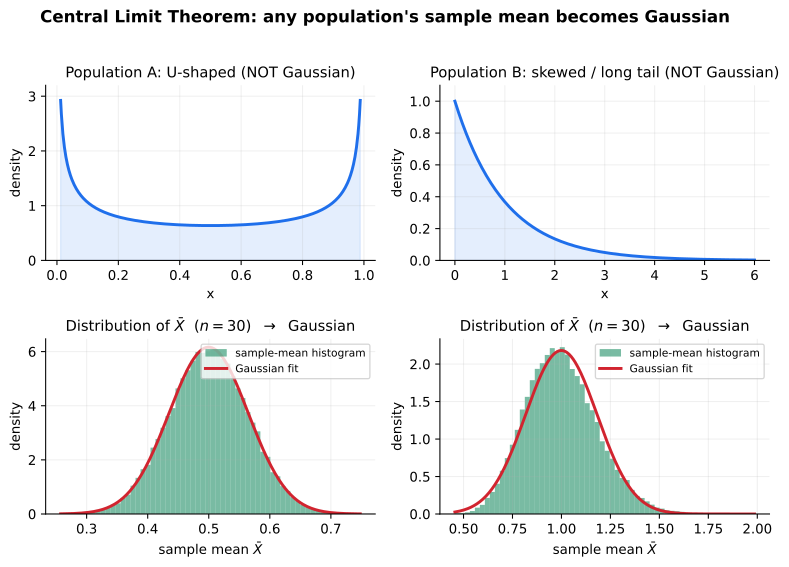

Write Python code to recreate this figure.
#!/usr/bin/env python3
"""Static figure for 17강 3기 16강 — the Central Limit Theorem punchline (lecture §10).

Two populations that are NOT bell-shaped at all (a U-shaped / arcsine population and a
heavily skewed exponential population) still produce a Gaussian when we repeatedly draw a
sample and plot the distribution of the *sample mean*. Renders next to itself as an SVG
embedded by the note.

Reproduce:  uv run --with matplotlib --with numpy python clt-sampling-distribution-03-season-16-10.py
"""
from pathlib import Path
import numpy as np
import matplotlib.pyplot as plt

OUT = Path(__file__).with_suffix(".svg")
rng = np.random.default_rng(7)

N_SAMPLES = 40000   # number of repeated samplings (each gives one sample mean)
SAMPLE_N = 30       # size of one sample (drawn from the population)

# --- Population 1: U-shaped (arcsine on [0,1]) — extreme, definitely not Gaussian ---
def draw_u(size):
    return np.sin(rng.uniform(0, np.pi / 2, size)) ** 2  # arcsine-distributed on [0,1]

# --- Population 2: exponential — heavily skewed, long right tail, finite variance (CLT holds) ---
# (A power-law with exponent in (2,3) is the lecture's CLT *exception*, so we use a
#  skewed-but-finite-variance population here to honestly show "non-bell -> Gaussian mean".)
LAM = 1.0
def draw_power(size):
    return rng.exponential(1.0 / LAM, size)

xs_u = np.linspace(0.012, 0.988, 400)                      # trim the singular endpoints
pdf_u = 1.0 / (np.pi * np.sqrt(xs_u * (1 - xs_u)))          # arcsine PDF (U-shape)

xs_p = np.linspace(0, 6, 400)
pdf_p = LAM * np.exp(-LAM * xs_p)                           # exponential PDF, skewed

# --- Sample means: repeat "draw a sample of SAMPLE_N, take its mean" many times ---
means_u = draw_u((N_SAMPLES, SAMPLE_N)).mean(axis=1)
means_p = draw_power((N_SAMPLES, SAMPLE_N)).mean(axis=1)


def gaussian(x, mu, sig):
    return np.exp(-0.5 * ((x - mu) / sig) ** 2) / (np.sqrt(2 * np.pi) * sig)


fig, axes = plt.subplots(2, 2, figsize=(8.4, 6.0))
POP = "#1f6feb"
MEAN = "#0b8457"
GAUSS = "#d1242f"

# top-left: U-shaped population
ax = axes[0, 0]
ax.plot(xs_u, pdf_u, color=POP, lw=2.2)
ax.fill_between(xs_u, pdf_u, color=POP, alpha=0.12)
ax.set_title("Population A: U-shaped (NOT Gaussian)", fontsize=11)
ax.set_xlabel("x"); ax.set_ylabel("density")
ax.set_ylim(0, 3.2)

# bottom-left: distribution of the sample mean for U-shaped
ax = axes[1, 0]
ax.hist(means_u, bins=60, density=True, color=MEAN, alpha=0.55,
        label="sample-mean histogram")
mu, sig = means_u.mean(), means_u.std()
g = np.linspace(means_u.min(), means_u.max(), 300)
ax.plot(g, gaussian(g, mu, sig), color=GAUSS, lw=2.2, label="Gaussian fit")
ax.set_title(r"Distribution of $\bar{X}$  ($n=%d$)  $\to$  Gaussian" % SAMPLE_N, fontsize=11)
ax.set_xlabel(r"sample mean $\bar{X}$"); ax.set_ylabel("density")
ax.legend(fontsize=8, loc="upper right")

# top-right: power-law population
ax = axes[0, 1]
ax.plot(xs_p, pdf_p, color=POP, lw=2.2)
ax.fill_between(xs_p, pdf_p, color=POP, alpha=0.12)
ax.set_title("Population B: skewed / long tail (NOT Gaussian)", fontsize=11)
ax.set_xlabel("x"); ax.set_ylabel("density")
ax.set_ylim(0, 1.1)

# bottom-right: distribution of the sample mean for power-law
ax = axes[1, 1]
ax.hist(means_p, bins=60, density=True, color=MEAN, alpha=0.55,
        label="sample-mean histogram")
mu, sig = means_p.mean(), means_p.std()
g = np.linspace(means_p.min(), means_p.max(), 300)
ax.plot(g, gaussian(g, mu, sig), color=GAUSS, lw=2.2, label="Gaussian fit")
ax.set_title(r"Distribution of $\bar{X}$  ($n=%d$)  $\to$  Gaussian" % SAMPLE_N, fontsize=11)
ax.set_xlabel(r"sample mean $\bar{X}$"); ax.set_ylabel("density")
ax.legend(fontsize=8, loc="upper right")

fig.suptitle("Central Limit Theorem: any population's sample mean becomes Gaussian",
             fontsize=12.5, weight="bold")
for ax in axes.ravel():
    ax.grid(alpha=0.18)
    for s in ("top", "right"):
        ax.spines[s].set_visible(False)

fig.tight_layout(rect=(0, 0, 1, 0.96))
fig.savefig(OUT, format="svg", bbox_inches="tight")
print(f"wrote {OUT}")
print(f"  U-shaped  : sample-mean mean={means_u.mean():.4f} std={means_u.std():.4f}")
print(f"  power-law : sample-mean mean={means_p.mean():.4f} std={means_p.std():.4f}")
